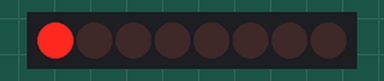
This sketch was run on a simulated Arduino Uno, built with avr-gcc and run on an emulated ATmega328P. Parts: 8 shift-register outputs drawn as a row of LEDs (first output left, lit = HIGH). Wiring (inferred from the names in the program): shift register (74HC595): data pin 6; shift clock pin 10; latch pin 8. Wiring (inferred from the signals the program sends): row of LEDs: on Q0, Q1, Q2, Q3, Q4, Q5, Q6, Q7.

Above: at 0.22 s.
At 5.17 s:
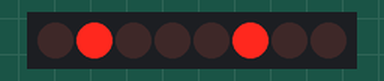
At 10.13 s:
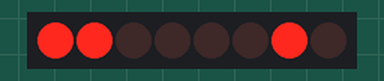
At 20.03 s:
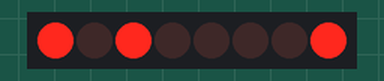
At 29.94 s:
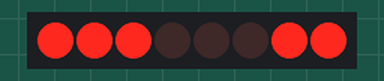
At 39.85 s:
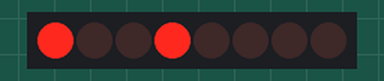
Timing chart, 0 to 40.0 s (numbered marks = the images above):
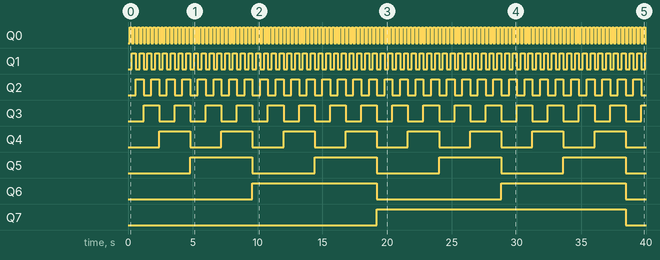

The sketch:

LEDBinaryNumber_20161119.ino
```cpp
#define DATA 6
#define LATCH 8
#define CLOCK 10

void setup() {
  pinMode(DATA, OUTPUT);
  pinMode(LATCH, OUTPUT);
  pinMode(CLOCK, OUTPUT);
}

void loop() {
  int i;
  for(i = 0; i < 256; i++){
      digitalWrite(LATCH, LOW);
      shiftOut(DATA, CLOCK, MSBFIRST, i);
      digitalWrite(LATCH, HIGH);
      delay(150);
  }
}
```

Measured:
- by itself, Q0: alternates HIGH for 0.15 s and LOW for 0.15 s
- by itself, Q1: alternates HIGH for 0.30 s and LOW for 0.30 s
- by itself, Q2: alternates HIGH for 0.60 s and LOW for 0.60 s
- by itself, Q3: alternates HIGH for 1.2 s and LOW for 1.2 s
- by itself, Q4: alternates HIGH for 2.4 s and LOW for 2.4 s
- by itself, Q5: alternates HIGH for 4.8 s and LOW for 4.8 s
- by itself, Q6: alternates HIGH for 9.6 s and LOW for 9.6 s
- by itself, Q7: LOW → HIGH at 19.2 s, → LOW 19.2 s later
